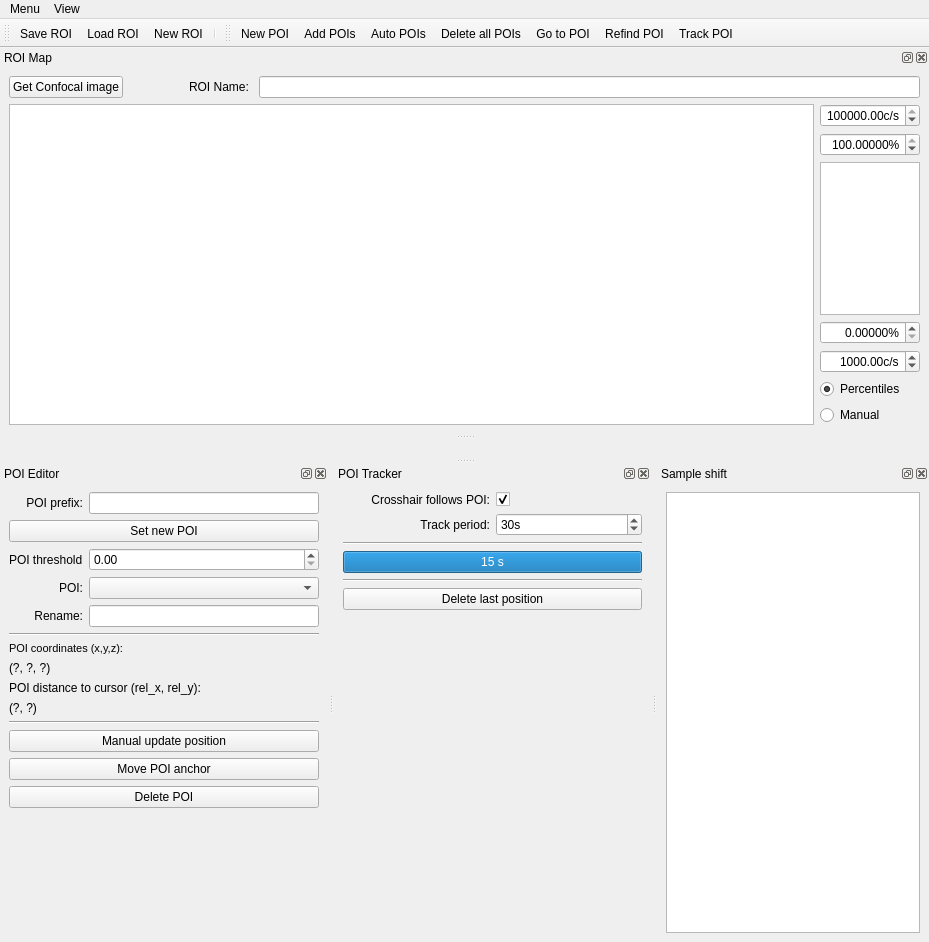
 <widget class="QMainWindow" name="PoiManager">
  <property name="geometry">
   <rect>
    <x>0</x>
    <y>0</y>
    <width>929</width>
    <height>942</height>
   </rect>
  </property>
  <property name="windowTitle">
   <string>qudi: POI Manager</string>
  </property>
  <property name="tabShape">
   <enum>QTabWidget::Triangular</enum>
  </property>
  <property name="dockOptions">
   <set>QMainWindow::AllowTabbedDocks|QMainWindow::AnimatedDocks</set>
  </property>
  <widget class="QWidget" name="centralwidget">
   <property name="enabled">
    <bool>true</bool>
   </property>
   <layout class="QVBoxLayout" name="verticalLayout_3"/>
  </widget>
  <widget class="QMenuBar" name="menubar">
   <property name="geometry">
    <rect>
     <x>0</x>
     <y>0</y>
     <width>691</width>
     <height>21</height>
    </rect>
   </property>
   <widget class="QMenu" name="menuMenu">
    <property name="title">
     <string>Menu</string>
    </property>
    <addaction name="new_roi_Action"/>
    <addaction name="save_roi_Action"/>
    <addaction name="load_roi_Action"/>
    <addaction name="actionClose"/>
   </widget>
   <widget class="QMenu" name="menuView">
    <property name="title">
     <string>View</string>
    </property>
    <widget class="QMenu" name="menuToolbars">
     <property name="title">
      <string>Toolbars</string>
     </property>
     <addaction name="roi_management_view_Action"/>
     <addaction name="poi_tools_view_Action"/>
    </widget>
    <addaction name="roi_map_view_Action"/>
    <addaction name="poi_editor_view_Action"/>
    <addaction name="poi_tracker_view_Action"/>
    <addaction name="sample_shift_view_Action"/>
    <addaction name="separator"/>
    <addaction name="menuToolbars"/>
   </widget>
   <addaction name="menuMenu"/>
   <addaction name="menuView"/>
  </widget>
  <widget class="QMenuBar" name="menubar">
   <property name="geometry">
    <rect>
     <x>0</x>
     <y>0</y>
     <width>691</width>
     <height>21</height>
    </rect>
   </property>
   <widget class="QMenu" name="menuMenu">
    <property name="title">
     <string>Menu</string>
    </property>
    <addaction name="new_roi_Action"/>
    <addaction name="save_roi_Action"/>
    <addaction name="load_roi_Action"/>
    <addaction name="actionClose"/>
   </widget>
   <widget class="QMenu" name="menuView">
    <property name="title">
     <string>View</string>
    </property>
    <widget class="QMenu" name="menuToolbars">
     <property name="title">
      <string>Toolbars</string>
     </property>
     <addaction name="roi_management_view_Action"/>
     <addaction name="poi_tools_view_Action"/>
    </widget>
    <addaction name="roi_map_view_Action"/>
    <addaction name="poi_editor_view_Action"/>
    <addaction name="poi_tracker_view_Action"/>
    <addaction name="sample_shift_view_Action"/>
    <addaction name="blink_correction_view_Action"/>
    <addaction name="separator"/>
    <addaction name="menuToolbars"/>
   </widget>
   <addaction name="menuMenu"/>
   <addaction name="menuView"/>
  </widget>
  <widget class="QToolBar" name="roi_management_ToolBar">
   <property name="windowTitle">
    <string>ROI management</string>
   </property>
   <property name="toolButtonStyle">
    <enum>Qt::ToolButtonTextUnderIcon</enum>
   </property>
   <attribute name="toolBarArea">
    <enum>TopToolBarArea</enum>
   </attribute>
   <attribute name="toolBarBreak">
    <bool>false</bool>
   </attribute>
   <addaction name="save_roi_Action"/>
   <addaction name="load_roi_Action"/>
   <addaction name="new_roi_Action"/>
   <addaction name="separator"/>
  </widget>
  <widget class="QDockWidget" name="poi_editor_dockWidget">
   <property name="sizePolicy">
    <sizepolicy hsizetype="Minimum" vsizetype="Preferred">
     <horstretch>0</horstretch>
     <verstretch>0</verstretch>
    </sizepolicy>
   </property>
   <property name="minimumSize">
    <size>
     <width>328</width>
     <height>478</height>
    </size>
   </property>
   <property name="windowTitle">
    <string>POI Editor</string>
   </property>
   <attribute name="dockWidgetArea">
    <number>8</number>
   </attribute>
   <widget class="QWidget" name="dockWidgetContents_3">
    <layout class="QVBoxLayout" name="verticalLayout_6">
     <item>
      <layout class="QGridLayout" name="gridLayout_2">
       <item row="10" column="0" colspan="2">
        <widget class="QLabel" name="poi_distance_label">
         <property name="toolTip">
          <string>This text is selectable.  Copy and paste into labnotes.</string>
         </property>
         <property name="text">
          <string>(?, ?)</string>
         </property>
         <property name="textInteractionFlags">
          <set>Qt::LinksAccessibleByMouse|Qt::TextSelectableByKeyboard|Qt::TextSelectableByMouse</set>
         </property>
        </widget>
       </item>
       <item row="13" column="0" colspan="2">
        <widget class="QPushButton" name="move_poi_PushButton">
         <property name="toolTip">
          <string>Set a new position for a named POI, without updating the sample shift (so no movement of any other POIs).  For example, if a POI has been accidentally placed incorrectly.</string>
         </property>
         <property name="text">
          <string>Move POI anchor</string>
         </property>
        </widget>
       </item>
       <item row="0" column="1">
        <widget class="QLineEdit" name="poi_nametag_LineEdit">
         <property name="toolTip">
          <string>If you enter a string it will be used as default naming scheme for newly added POIs by appending an index number to it</string>
         </property>
        </widget>
       </item>
       <item row="12" column="0" colspan="2">
        <widget class="QPushButton" name="manual_update_poi_PushButton">
         <property name="toolTip">
          <string>Manually specify a new position for a known trackpoint, and update the sample shift accordingly. For example, after manually shifting the sample to re-centre the ROI in the scan range.</string>
         </property>
         <property name="text">
          <string>Manual update position</string>
         </property>
        </widget>
       </item>
       <item row="5" column="1">
        <widget class="QLineEdit" name="poi_name_LineEdit">
         <property name="sizePolicy">
          <sizepolicy hsizetype="Expanding" vsizetype="Fixed">
           <horstretch>0</horstretch>
           <verstretch>0</verstretch>
          </sizepolicy>
         </property>
         <property name="toolTip">
          <string>Only alphanumeric characters and underscore are allowed [a-zA-Z0-9_]</string>
         </property>
        </widget>
       </item>
       <item row="9" column="0" colspan="2">
        <widget class="QLabel" name="label_2">
         <property name="text">
          <string>POI distance to cursor (rel_x, rel_y):</string>
         </property>
        </widget>
       </item>
       <item row="5" column="0">
        <widget class="QLabel" name="label_3">
         <property name="text">
          <string>Rename:</string>
         </property>
         <property name="alignment">
          <set>Qt::AlignRight|Qt::AlignTrailing|Qt::AlignVCenter</set>
         </property>
        </widget>
       </item>
       <item row="6" column="0" colspan="2">
        <widget class="Line" name="line_3">
         <property name="orientation">
          <enum>Qt::Horizontal</enum>
         </property>
        </widget>
       </item>
       <item row="8" column="0" colspan="2">
        <widget class="QLabel" name="poi_coords_label">
         <property name="toolTip">
          <string>This text is selectable.  Copy and paste into labnotes.</string>
         </property>
         <property name="text">
          <string>(?, ?, ?)</string>
         </property>
         <property name="textInteractionFlags">
          <set>Qt::LinksAccessibleByMouse|Qt::TextSelectableByKeyboard|Qt::TextSelectableByMouse</set>
         </property>
        </widget>
       </item>
       <item row="1" column="0" colspan="2">
        <widget class="QPushButton" name="set_poi_PushButton">
         <property name="toolTip">
          <string>Set current cursor position as a new trackpoint in the ROI map</string>
         </property>
         <property name="text">
          <string>Set new POI</string>
         </property>
        </widget>
       </item>
       <item row="14" column="0" colspan="2">
        <widget class="QPushButton" name="delete_poi_PushButton">
         <property name="text">
          <string>Delete POI</string>
         </property>
        </widget>
       </item>
       <item row="7" column="0" colspan="2">
        <widget class="QLabel" name="label_9">
         <property name="font">
          <font>
           <pointsize>8</pointsize>
          </font>
         </property>
         <property name="text">
          <string>POI coordinates (x,y,z):</string>
         </property>
        </widget>
       </item>
       <item row="0" column="0">
        <widget class="QLabel" name="label_6">
         <property name="text">
          <string>POI prefix:</string>
         </property>
         <property name="alignment">
          <set>Qt::AlignRight|Qt::AlignTrailing|Qt::AlignVCenter</set>
         </property>
        </widget>
       </item>
       <item row="11" column="0" colspan="2">
        <widget class="Line" name="line_4">
         <property name="orientation">
          <enum>Qt::Horizontal</enum>
         </property>
        </widget>
       </item>
       <item row="16" column="0" colspan="2">
        <spacer name="verticalSpacer_2">
         <property name="orientation">
          <enum>Qt::Vertical</enum>
         </property>
         <property name="sizeHint" stdset="0">
          <size>
           <width>20</width>
           <height>40</height>
          </size>
         </property>
        </spacer>
       </item>
       <item row="4" column="1">
        <widget class="QComboBox" name="active_poi_ComboBox">
         <property name="sizePolicy">
          <sizepolicy hsizetype="Expanding" vsizetype="Fixed">
           <horstretch>0</horstretch>
           <verstretch>0</verstretch>
          </sizepolicy>
         </property>
         <property name="editable">
          <bool>false</bool>
         </property>
         <property name="insertPolicy">
          <enum>QComboBox::InsertAlphabetically</enum>
         </property>
        </widget>
       </item>
       <item row="4" column="0">
        <widget class="QLabel" name="label">
         <property name="text">
          <string>POI:</string>
         </property>
         <property name="alignment">
          <set>Qt::AlignRight|Qt::AlignTrailing|Qt::AlignVCenter</set>
         </property>
        </widget>
       </item>
       <item row="3" column="0">
        <widget class="QLabel" name="label_7">
         <property name="text">
          <string>POI threshold</string>
         </property>
        </widget>
       </item>
       <item row="3" column="1">
        <widget class="QDoubleSpinBox" name="poi_threshold_doubleSpinBox">
         <property name="toolTip">
          <string>&lt;html&gt;&lt;head/&gt;&lt;body&gt;&lt;p&gt;Threshold value (&amp;gt;1) for Auto POIs, depending on the S/N ratio of the image.&lt;/p&gt;&lt;/body&gt;&lt;/html&gt;</string>
         </property>
        </widget>
       </item>
      </layout>
     </item>
    </layout>
   </widget>
  </widget>
  <widget class="QDockWidget" name="poi_tracker_dockWidget">
   <property name="sizePolicy">
    <sizepolicy hsizetype="Minimum" vsizetype="Preferred">
     <horstretch>0</horstretch>
     <verstretch>0</verstretch>
    </sizepolicy>
   </property>
   <property name="minimumSize">
    <size>
     <width>317</width>
     <height>188</height>
    </size>
   </property>
   <property name="floating">
    <bool>false</bool>
   </property>
   <property name="windowTitle">
    <string>POI Tracker</string>
   </property>
   <attribute name="dockWidgetArea">
    <number>8</number>
   </attribute>
   <widget class="QWidget" name="dockWidgetContents_7">
    <layout class="QVBoxLayout" name="verticalLayout_5">
     <item>
      <layout class="QGridLayout" name="gridLayout">
       <item row="4" column="0" colspan="2">
        <widget class="Line" name="line_2">
         <property name="orientation">
          <enum>Qt::Horizontal</enum>
         </property>
        </widget>
       </item>
       <item row="3" column="0" colspan="2">
        <widget class="QProgressBar" name="time_till_next_update_ProgressBar">
         <property name="maximum">
          <number>15</number>
         </property>
         <property name="value">
          <number>15</number>
         </property>
         <property name="format">
          <string>%v s</string>
         </property>
        </widget>
       </item>
       <item row="1" column="0">
        <widget class="QLabel" name="label_5">
         <property name="layoutDirection">
          <enum>Qt::LeftToRight</enum>
         </property>
         <property name="text">
          <string>Track period:</string>
         </property>
         <property name="alignment">
          <set>Qt::AlignRight|Qt::AlignTrailing|Qt::AlignVCenter</set>
         </property>
        </widget>
       </item>
       <item row="1" column="1">
        <widget class="QSpinBox" name="track_period_SpinBox">
         <property name="suffix">
          <string>s</string>
         </property>
         <property name="minimum">
          <number>5</number>
         </property>
         <property name="maximum">
          <number>999999999</number>
         </property>
         <property name="singleStep">
          <number>5</number>
         </property>
         <property name="value">
          <number>30</number>
         </property>
         <property name="displayIntegerBase">
          <number>10</number>
         </property>
        </widget>
       </item>
       <item row="2" column="0" colspan="2">
        <widget class="Line" name="line">
         <property name="orientation">
          <enum>Qt::Horizontal</enum>
         </property>
        </widget>
       </item>
       <item row="5" column="0" colspan="2">
        <widget class="QPushButton" name="delete_last_pos_Button">
         <property name="text">
          <string>Delete last position</string>
         </property>
        </widget>
       </item>
       <item row="0" column="1">
        <widget class="QCheckBox" name="goto_poi_after_update_checkBox">
         <property name="toolTip">
          <string>Move crosshair to updated POI position afterwards.</string>
         </property>
         <property name="layoutDirection">
          <enum>Qt::LeftToRight</enum>
         </property>
         <property name="text">
          <string/>
         </property>
         <property name="checked">
          <bool>true</bool>
         </property>
        </widget>
       </item>
       <item row="0" column="0">
        <widget class="QLabel" name="label_4">
         <property name="text">
          <string>Crosshair follows POI:</string>
         </property>
         <property name="alignment">
          <set>Qt::AlignRight|Qt::AlignTrailing|Qt::AlignVCenter</set>
         </property>
        </widget>
       </item>
       <item row="6" column="0" colspan="2">
        <spacer name="verticalSpacer">
         <property name="orientation">
          <enum>Qt::Vertical</enum>
         </property>
         <property name="sizeHint" stdset="0">
          <size>
           <width>20</width>
           <height>40</height>
          </size>
         </property>
        </spacer>
       </item>
      </layout>
     </item>
    </layout>
   </widget>
  </widget>
  <widget class="QDockWidget" name="roi_map_dockWidget">
   <property name="sizePolicy">
    <sizepolicy hsizetype="Preferred" vsizetype="Expanding">
     <horstretch>0</horstretch>
     <verstretch>0</verstretch>
    </sizepolicy>
   </property>
   <property name="windowTitle">
    <string>ROI Map</string>
   </property>
   <attribute name="dockWidgetArea">
    <number>4</number>
   </attribute>
   <widget class="QWidget" name="dockWidgetContents">
    <layout class="QVBoxLayout" name="verticalLayout_2">
     <item>
      <layout class="QHBoxLayout" name="horizontalLayout_7">
       <item>
        <widget class="QPushButton" name="get_confocal_image_PushButton">
         <property name="text">
          <string>Get Confocal image</string>
         </property>
        </widget>
       </item>
       <item>
        <spacer name="horizontalSpacer_2">
         <property name="orientation">
          <enum>Qt::Horizontal</enum>
         </property>
         <property name="sizeType">
          <enum>QSizePolicy::Fixed</enum>
         </property>
         <property name="sizeHint" stdset="0">
          <size>
           <width>60</width>
           <height>20</height>
          </size>
         </property>
        </spacer>
       </item>
       <item>
        <widget class="QLabel" name="label_8">
         <property name="text">
          <string>ROI Name: </string>
         </property>
        </widget>
       </item>
       <item>
        <widget class="QLineEdit" name="roi_name_LineEdit">
         <property name="toolTip">
          <string>Only alphanumeric characters and underscore are allowed [a-zA-Z0-9_]</string>
         </property>
        </widget>
       </item>
      </layout>
     </item>
     <item>
      <layout class="QHBoxLayout" name="horizontalLayout_10">
       <item>
        <widget class="ScanPlotWidget" name="roi_map_ViewWidget">
         <property name="sizePolicy">
          <sizepolicy hsizetype="Expanding" vsizetype="Expanding">
           <horstretch>0</horstretch>
           <verstretch>6</verstretch>
          </sizepolicy>
         </property>
        </widget>
       </item>
       <item>
        <layout class="QVBoxLayout" name="verticalLayout" stretch="0,0,0,0,0,0,0">
         <item>
          <widget class="ScienDSpinBox" name="roi_cb_max_SpinBox">
           <property name="sizePolicy">
            <sizepolicy hsizetype="Fixed" vsizetype="Fixed">
             <horstretch>0</horstretch>
             <verstretch>0</verstretch>
            </sizepolicy>
           </property>
           <property name="maximumSize">
            <size>
             <width>100</width>
             <height>16777215</height>
            </size>
           </property>
           <property name="mouseTracking">
            <bool>true</bool>
           </property>
           <property name="acceptDrops">
            <bool>true</bool>
           </property>
           <property name="alignment">
            <set>Qt::AlignRight|Qt::AlignTrailing|Qt::AlignVCenter</set>
           </property>
           <property name="accelerated">
            <bool>true</bool>
           </property>
           <property name="suffix">
            <string>c/s</string>
           </property>
           <property name="minimum">
            <double>-1000000000.000000000000000</double>
           </property>
           <property name="maximum">
            <double>1000000000.000000000000000</double>
           </property>
           <property name="value">
            <double>100000.000000000000000</double>
           </property>
          </widget>
         </item>
         <item>
          <widget class="ScienDSpinBox" name="roi_cb_high_percentile_DoubleSpinBox">
           <property name="sizePolicy">
            <sizepolicy hsizetype="Fixed" vsizetype="Fixed">
             <horstretch>0</horstretch>
             <verstretch>0</verstretch>
            </sizepolicy>
           </property>
           <property name="maximumSize">
            <size>
             <width>100</width>
             <height>16777215</height>
            </size>
           </property>
           <property name="alignment">
            <set>Qt::AlignRight|Qt::AlignTrailing|Qt::AlignVCenter</set>
           </property>
           <property name="suffix">
            <string>%</string>
           </property>
           <property name="decimals">
            <number>5</number>
           </property>
           <property name="minimum">
            <double>0.000000000000000</double>
           </property>
           <property name="maximum">
            <double>100.000000000000000</double>
           </property>
           <property name="value">
            <double>100.000000000000000</double>
           </property>
          </widget>
         </item>
         <item>
          <widget class="PlotWidget" name="roi_cb_ViewWidget">
           <property name="sizePolicy">
            <sizepolicy hsizetype="Preferred" vsizetype="Preferred">
             <horstretch>0</horstretch>
             <verstretch>0</verstretch>
            </sizepolicy>
           </property>
           <property name="maximumSize">
            <size>
             <width>100</width>
             <height>16777215</height>
            </size>
           </property>
          </widget>
         </item>
         <item>
          <widget class="ScienDSpinBox" name="roi_cb_low_percentile_DoubleSpinBox">
           <property name="sizePolicy">
            <sizepolicy hsizetype="Fixed" vsizetype="Fixed">
             <horstretch>0</horstretch>
             <verstretch>0</verstretch>
            </sizepolicy>
           </property>
           <property name="maximumSize">
            <size>
             <width>100</width>
             <height>16777215</height>
            </size>
           </property>
           <property name="alignment">
            <set>Qt::AlignRight|Qt::AlignTrailing|Qt::AlignVCenter</set>
           </property>
           <property name="suffix">
            <string>%</string>
           </property>
           <property name="decimals">
            <number>5</number>
           </property>
           <property name="minimum">
            <double>0.000000000000000</double>
           </property>
           <property name="maximum">
            <double>100.000000000000000</double>
           </property>
           <property name="value">
            <double>0.000000000000000</double>
           </property>
          </widget>
         </item>
         <item>
          <widget class="ScienDSpinBox" name="roi_cb_min_SpinBox">
           <property name="sizePolicy">
            <sizepolicy hsizetype="Fixed" vsizetype="Fixed">
             <horstretch>0</horstretch>
             <verstretch>0</verstretch>
            </sizepolicy>
           </property>
           <property name="maximumSize">
            <size>
             <width>100</width>
             <height>16777215</height>
            </size>
           </property>
           <property name="mouseTracking">
            <bool>true</bool>
           </property>
           <property name="acceptDrops">
            <bool>true</bool>
           </property>
           <property name="alignment">
            <set>Qt::AlignRight|Qt::AlignTrailing|Qt::AlignVCenter</set>
           </property>
           <property name="accelerated">
            <bool>true</bool>
           </property>
           <property name="suffix">
            <string>c/s</string>
           </property>
           <property name="minimum">
            <double>-1000000000.000000000000000</double>
           </property>
           <property name="maximum">
            <double>1000000000.000000000000000</double>
           </property>
           <property name="value">
            <double>1000.000000000000000</double>
           </property>
          </widget>
         </item>
         <item>
          <widget class="QRadioButton" name="roi_cb_centiles_RadioButton">
           <property name="text">
            <string>Percentiles</string>
           </property>
           <property name="checked">
            <bool>true</bool>
           </property>
          </widget>
         </item>
         <item>
          <widget class="QRadioButton" name="roi_cb_manual_RadioButton">
           <property name="text">
            <string>Manual</string>
           </property>
           <property name="checked">
            <bool>false</bool>
           </property>
          </widget>
         </item>
        </layout>
       </item>
      </layout>
     </item>
    </layout>
   </widget>
  </widget>
  <widget class="QDockWidget" name="sample_shift_dockWidget">
   <property name="sizePolicy">
    <sizepolicy hsizetype="Expanding" vsizetype="Preferred">
     <horstretch>0</horstretch>
     <verstretch>0</verstretch>
    </sizepolicy>
   </property>
   <property name="minimumSize">
    <size>
     <width>250</width>
     <height>137</height>
    </size>
   </property>
   <property name="windowTitle">
    <string>Sample shift</string>
   </property>
   <attribute name="dockWidgetArea">
    <number>8</number>
   </attribute>
   <widget class="QWidget" name="dockWidgetContents_6">
    <layout class="QVBoxLayout" name="verticalLayout_4">
     <item>
      <layout class="QGridLayout" name="gridLayout_3">
       <item row="0" column="0">
        <widget class="PlotWidget" name="sample_shift_ViewWidget">
         <property name="sizePolicy">
          <sizepolicy hsizetype="Expanding" vsizetype="Expanding">
           <horstretch>0</horstretch>
           <verstretch>0</verstretch>
          </sizepolicy>
         </property>
        </widget>
       </item>
      </layout>
     </item>
    </layout>
   </widget>
  </widget>
  <widget class="QToolBar" name="poi_ToolBar">
   <property name="windowTitle">
    <string>POI tools</string>
   </property>
   <property name="toolButtonStyle">
    <enum>Qt::ToolButtonTextUnderIcon</enum>
   </property>
   <attribute name="toolBarArea">
    <enum>TopToolBarArea</enum>
   </attribute>
   <attribute name="toolBarBreak">
    <bool>false</bool>
   </attribute>
   <addaction name="new_poi_Action"/>
   <addaction name="poi_selector_Action"/>
   <addaction name="auto_pois_Action"/>
   <addaction name="poi_deleteall_Action"/>
   <addaction name="goto_poi_Action"/>
   <addaction name="refind_poi_Action"/>
   <addaction name="track_poi_Action"/>
  </widget>
  <widget class="QMenuBar" name="menubar">
   <property name="geometry">
    <rect>
     <x>0</x>
     <y>0</y>
     <width>929</width>
     <height>26</height>
    </rect>
   </property>
   <widget class="QMenu" name="menuMenu">
    <property name="title">
     <string>Menu</string>
    </property>
    <addaction name="new_roi_Action"/>
    <addaction name="save_roi_Action"/>
    <addaction name="load_roi_Action"/>
    <addaction name="actionClose"/>
   </widget>
   <widget class="QMenu" name="menuView">
    <property name="title">
     <string>View</string>
    </property>
    <widget class="QMenu" name="menuToolbars">
     <property name="title">
      <string>Toolbars</string>
     </property>
     <addaction name="roi_management_view_Action"/>
     <addaction name="poi_tools_view_Action"/>
    </widget>
    <addaction name="roi_map_view_Action"/>
    <addaction name="poi_editor_view_Action"/>
    <addaction name="poi_tracker_view_Action"/>
    <addaction name="sample_shift_view_Action"/>
    <addaction name="separator"/>
    <addaction name="menuToolbars"/>
   </widget>
   <addaction name="menuMenu"/>
   <addaction name="menuView"/>
  </widget>
  <action name="new_roi_Action">
   <property name="icon">
    <iconset>
     <normaloff>../../artwork/icons/oxygen/22x22/document-new.png</normaloff>../../artwork/icons/oxygen/22x22/document-new.png</iconset>
   </property>
   <property name="text">
    <string>New ROI</string>
   </property>
   <property name="toolTip">
    <string>Start a new ROI (such as after moving to a different part of the sample</string>
   </property>
  </action>
  <action name="save_roi_Action">
   <property name="icon">
    <iconset>
     <normaloff>../../artwork/icons/oxygen/22x22/document-save.png</normaloff>../../artwork/icons/oxygen/22x22/document-save.png</iconset>
   </property>
   <property name="text">
    <string>Save ROI</string>
   </property>
   <property name="toolTip">
    <string>Save ROI for future reuse</string>
   </property>
  </action>
  <action name="load_roi_Action">
   <property name="icon">
    <iconset>
     <normaloff>../../artwork/icons/oxygen/22x22/document-open.png</normaloff>../../artwork/icons/oxygen/22x22/document-open.png</iconset>
   </property>
   <property name="text">
    <string>Load ROI</string>
   </property>
   <property name="toolTip">
    <string>Load a saved ROI</string>
   </property>
  </action>
  <action name="poi_editor_view_Action">
   <property name="checkable">
    <bool>true</bool>
   </property>
   <property name="checked">
    <bool>true</bool>
   </property>
   <property name="text">
    <string>POI Editor</string>
   </property>
   <property name="toolTip">
    <string>Shortcut:Alt+E</string>
   </property>
   <property name="shortcut">
    <string>Alt+E</string>
   </property>
  </action>
  <action name="poi_tracker_view_Action">
   <property name="checkable">
    <bool>true</bool>
   </property>
   <property name="checked">
    <bool>true</bool>
   </property>
   <property name="text">
    <string>POI Tracker</string>
   </property>
   <property name="toolTip">
    <string>Shortcut:Alt+T</string>
   </property>
   <property name="shortcut">
    <string>Alt+T</string>
   </property>
  </action>
  <action name="sample_shift_view_Action">
   <property name="checkable">
    <bool>true</bool>
   </property>
   <property name="checked">
    <bool>true</bool>
   </property>
   <property name="text">
    <string>Sample shift</string>
   </property>
   <property name="toolTip">
    <string>Display the sample shift. Shortcut:Alt+S</string>
   </property>
   <property name="shortcut">
    <string>Alt+S</string>
   </property>
  </action>
  <action name="roi_map_view_Action">
   <property name="checkable">
    <bool>true</bool>
   </property>
   <property name="checked">
    <bool>true</bool>
   </property>
   <property name="text">
    <string>ROI Map</string>
   </property>
   <property name="toolTip">
    <string>Display the ROI Map. Shortcut:Alt+M</string>
   </property>
   <property name="shortcut">
    <string>Alt+M</string>
   </property>
  </action>
  <action name="refind_poi_Action">
   <property name="icon">
    <iconset>
     <normaloff>../../artwork/icons/qudiTheme/22x22/optimize-position-poi.png</normaloff>../../artwork/icons/qudiTheme/22x22/optimize-position-poi.png</iconset>
   </property>
   <property name="text">
    <string>Refind POI</string>
   </property>
   <property name="toolTip">
    <string>Refind the POI using the strategy selected in the POI control dock</string>
   </property>
  </action>
  <action name="track_poi_Action">
   <property name="checkable">
    <bool>true</bool>
   </property>
   <property name="icon">
    <iconset>
     <normaloff>../../artwork/icons/qudiTheme/22x22/periodic-refind-poi.png</normaloff>../../artwork/icons/qudiTheme/22x22/periodic-refind-poi.png</iconset>
   </property>
   <property name="text">
    <string>Track POI</string>
   </property>
   <property name="toolTip">
    <string>Track the POI by periodically refinding its position</string>
   </property>
  </action>
  <action name="new_poi_Action">
   <property name="icon">
    <iconset>
     <normaloff>../../artwork/icons/qudiTheme/22x22/new_poi_crosshair.png</normaloff>../../artwork/icons/qudiTheme/22x22/new_poi_crosshair.png</iconset>
   </property>
   <property name="text">
    <string>New POI</string>
   </property>
   <property name="toolTip">
    <string>Add a new POI at the current scanner position</string>
   </property>
  </action>
  <action name="poi_tools_view_Action">
   <property name="checkable">
    <bool>true</bool>
   </property>
   <property name="text">
    <string>POI tools</string>
   </property>
  </action>
  <action name="goto_poi_Action">
   <property name="icon">
    <iconset>
     <normaloff>../../artwork/icons/qudiTheme/22x22/goto-poi.png</normaloff>../../artwork/icons/qudiTheme/22x22/goto-poi.png</iconset>
   </property>
   <property name="text">
    <string>Go to POI</string>
   </property>
   <property name="toolTip">
    <string>Move scanner to the position of the selected POI</string>
   </property>
  </action>
  <action name="actionClose">
   <property name="icon">
    <iconset>
     <normaloff>../../artwork/icons/oxygen/22x22/application-exit.png</normaloff>../../artwork/icons/oxygen/22x22/application-exit.png</iconset>
   </property>
   <property name="text">
    <string>Close</string>
   </property>
  </action>
  <action name="roi_management_view_Action">
   <property name="checkable">
    <bool>true</bool>
   </property>
   <property name="text">
    <string>ROI management</string>
   </property>
  </action>
  <action name="poi_selector_Action">
   <property name="checkable">
    <bool>true</bool>
   </property>
   <property name="icon">
    <iconset>
     <normaloff>../../artwork/icons/qudiTheme/22x22/new_poi_mouse.png</normaloff>../../artwork/icons/qudiTheme/22x22/new_poi_mouse.png</iconset>
   </property>
   <property name="text">
    <string>Add POIs</string>
   </property>
   <property name="toolTip">
    <string>Activate this tool to define new POIs by clicking into the ROI image.</string>
   </property>
  </action>
  <action name="blink_correction_view_Action">
   <property name="checkable">
    <bool>true</bool>
   </property>
   <property name="checked">
    <bool>false</bool>
   </property>
   <property name="text">
    <string>Blink correction</string>
   </property>
   <property name="toolTip">
    <string>Filter the scan image to remove blinking. Raw data unchanged.</string>
   </property>
  </action>
  <action name="auto_pois_Action">
   <property name="checkable">
    <bool>false</bool>
   </property>
   <property name="icon">
    <iconset>
     <normaloff>../../artwork/icons/qudiTheme/22x22/poi-new.png</normaloff>../../artwork/icons/qudiTheme/22x22/poi-new.png</iconset>
   </property>
   <property name="text">
    <string>Auto POIs</string>
   </property>
   <property name="toolTip">
    <string>&lt;html&gt;&lt;head/&gt;&lt;body&gt;&lt;p&gt;Automatically catch some bright spots as POIs&lt;/p&gt;&lt;/body&gt;&lt;/html&gt;</string>
   </property>
  </action>
  <action name="poi_deleteall_Action">
   <property name="icon">
    <iconset>
     <normaloff>../../artwork/icons/qudiTheme/22x22/poi-delete-all.png</normaloff>../../artwork/icons/qudiTheme/22x22/poi-delete-all.png</iconset>
   </property>
   <property name="text">
    <string>Delete all POIs</string>
   </property>
   <property name="toolTip">
    <string>&lt;html&gt;&lt;head/&gt;&lt;body&gt;&lt;p&gt;Click on this button, all POIs will be deleted&lt;/p&gt;&lt;/body&gt;&lt;/html&gt;</string>
   </property>
  </action>
 </widget>
